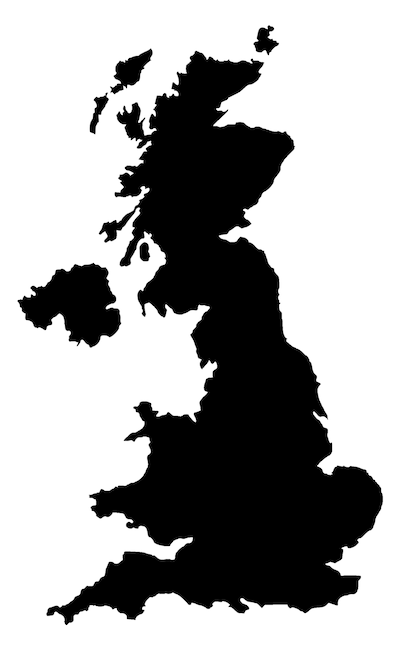
#> input picture my-app/public/maps/britain.png, 400 x 650 px
$ python contour_maps.py
#> lines starting #> are read from the running program, lines starting #| are printed output that depends on the picture; after the words box and inside, x2 and y2 are one past the last pixel; in counts of white or black regions, pixels touching at a corner belong together; long printed decimals are rounded
import cv2
import numpy as np
import argparse
import os

es = [120, 125]

IMG_PATH = "./maps/britain.png"  # we're only going to use this one source image of great britain

# "true" length of this image is 4250.5162653923035


def main(args):
    EPSILON = args.EPSILON  # optional argument, defaults to 5.0
    GENERATE = args.generate  # flag for generating files based on step size
    STEP_SIZE = args.STEP_SIZE  # step size (will be rounded to nearest integer)

    print("\nLoading image: ", IMG_PATH, "'")

    img = cv2.imread(IMG_PATH)
#> img is the input picture: shape (650, 400, 3); min 0, max 255, mean 166.9
    img_gray = cv2.cvtColor(img, cv2.COLOR_BGR2GRAY)
    _, threshold = cv2.threshold(img_gray, 245, 255, cv2.THRESH_BINARY_INV)
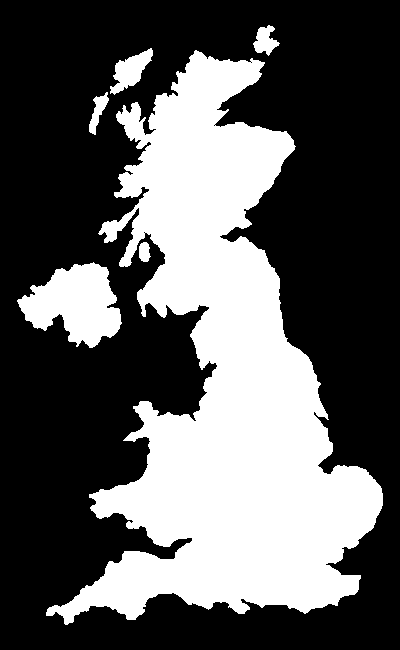
#> threshold: shape (650, 400); 35.7% white; 6 white regions
    ch = contours, hierarchy = cv2.findContours(
        threshold.copy(), cv2.RETR_EXTERNAL, cv2.CHAIN_APPROX_NONE)
#> ch = 6 contours; box (x1, y1, x2, y2) and area: (46, 50, 383, 625) 84018, (17, 262, 122, 348) 5297, (110, 48, 153, 95) 875, (253, 25, 280, 56) 420, (89, 92, 109, 135) 316, (139, 242, 151, 262) 162; contours has the same summary as ch

    if GENERATE:
        # generate once for target length of image
        result_img, result_target_len, result_approx_len = generate_approx(
            img.copy(), contours, EPSILON)
        print("target length ", result_target_len)

        WORKING_DIRECTORY = os.getcwd()
        print("The current working directory is %s" % WORKING_DIRECTORY)
        export_path = WORKING_DIRECTORY + "/generated"

        try:
            os.mkdir(export_path)
        except OSError:
            print("Creation of the directory %s failed" % export_path)
        else:
            print("Successfully created the directory %s " % export_path)

        num_steps = int(round(100 / STEP_SIZE))
        print("Generating ", num_steps, " images using epsilon step size ",
              STEP_SIZE)
        epsilons = [STEP_SIZE * i for i in range(0, num_steps)]
        for e in epsilons:
            result_img, result_target_len, result_approx_len = generate_approx(
                img.copy(), contours, e)
            image_name = "/" + "epsilon_" + str(e).replace(".", "") + ".png"
            file_path = export_path + image_name
            cv2.imwrite(file_path, result_img)
        print("done generating files")
    else:
        result_img, result_target_len, result_approx_len = generate_approx(
            img.copy(), contours, EPSILON)
        print("Approximating using epsilon =", str(EPSILON))
        print("\napproximation length ", result_approx_len)
        print("target length ", result_target_len)

        #result_img, result_target_len, result_approx_len = generate_approx(img.copy(), contours, EPSILON)
        cv2.imshow("contour on img", result_img)

        print("\npress Q at any time to quit", result_target_len)

        while cv2.waitKey(0) != ord('q'):
            pass
        cv2.destroyAllWindows()

        print("exited", result_target_len)


def generate_approx(img, contours, EPSILON):
#> called with EPSILON = 5
    target_length = 0
    approx_length = 0
    # calculate
    for i in range(0, len(contours)):
        targetCurve = contours[i]
        approxCurve = cv2.approxPolyDP(targetCurve, EPSILON, True)
        targetArclen = cv2.arcLength(targetCurve, True)
        approxArclen = cv2.arcLength(approxCurve, True)

        # color crap
        cdiff = (255 * i / len(contours))
        r = cdiff
        g = 255 - cdiff
        b = cdiff / 2

        # draws approximation
        cv2.drawContours(img, [approxCurve], -1, (r, g, b), 3, cv2.LINE_AA)

        target_length += targetArclen
        approx_length += approxArclen
#> this loop made 6 passes
#> (targetArclen, approxArclen, cdiff, r, g, b, target_length, approx_length) on passes 1, 4, 5, 6: (412.1, 352, 0, 0, 255, 0, 412.1, 352), (3390.7, 2876, 127.5, 127.5, 127.5, 63.75, 3967.5, 3366.5), (172.2, 141.5, 170, 170, 85, 85, 4139.7, 3508), (110.8, 90.99, 212.5, 212.5, 42.5, 106.2, 4250.5, 3599)
#> (approxCurve, targetArclen, approxArclen, cdiff, r, g, b, target_length) on passes 2 to 3: ([[143, 242], [139, 257], [147, 261]], 53.21, 43.88, 42.5, 42.5, 212.5, 21.25, 465.3), ([[107, 92], [93, 99], [94, 134]], 111.5, 94.63, 85, 85, 170, 42.5, 576.8)
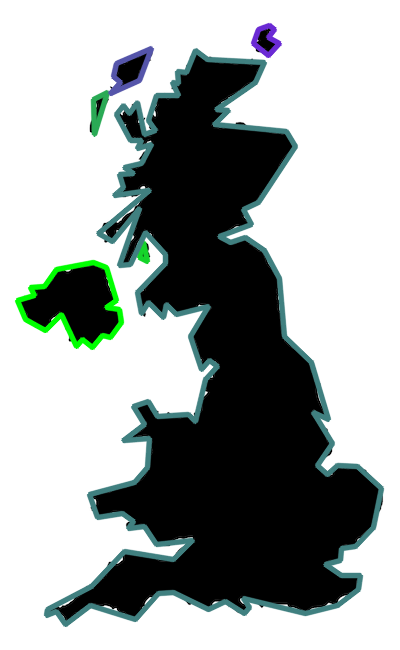
#> img: shape (650, 400, 3); mean of channels 0, 1, 2 164.9, 166.4, 160.7; drawn as B, G, R
#> after the loop, approx_length = 3599; target_length = 4250.5

    return (img, target_length, approx_length)


if __name__ == "__main__":
    """ This is executed when run from the command line """
    parser = argparse.ArgumentParser()
    parser.add_argument(
        "-e",
        "--epsilon",
        action="store",
        dest="EPSILON",
        type=float,
        default=5.0)
    parser.add_argument("-gen", "--generate", action="store_true")
    parser.add_argument(
        "-s",
        "--stepsize",
        action="store",
        dest="STEP_SIZE",
        type=float,
        default=2.5)
    args = parser.parse_args()
    main(args)
#> in main, `result_img, result_target_len, result_approx_len = generate_approx( im..`: result_approx_len = 3599
#| approximation length  3598.975
#| target length  4250.516
#| press Q at any time to quit 4250.516
#> (key q is pressed here)
#| exited 4250.516

$ run again, with my-app/public/maps/cuba.png copied over my-app/public/maps/britain.png
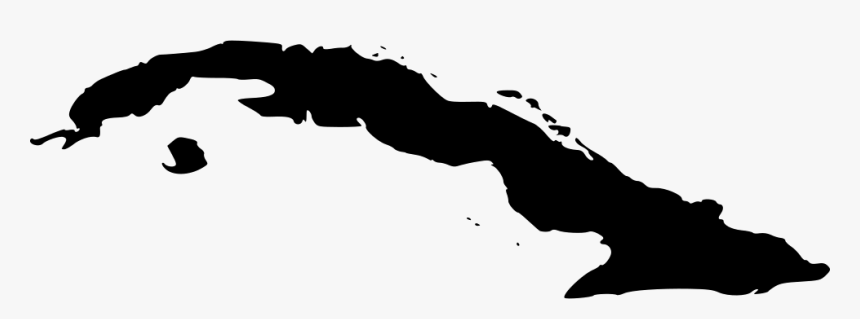
#> input picture my-app/public/maps/cuba.png, 860 x 319 px
#> in main, img is the input picture: shape (319, 860, 3); min 0, max 251, mean 198.4
#> in main, `_, threshold = cv2.threshold(img_gray, 245, 255, cv2.THRESH_BINARY_INV)`:
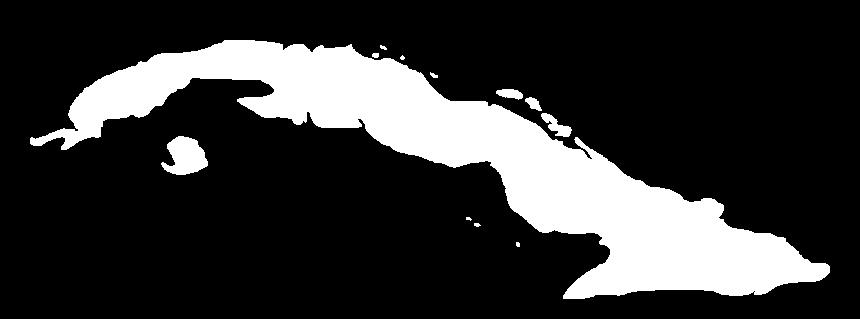
#> threshold: shape (319, 860); 20.6% white; 12 white regions (3 under 20 px)
#> ch = 12 contours, 6 with area under 20; largest, box (x1, y1, x2, y2) and area: (30, 40, 830, 299) 53550, (161, 136, 208, 175) 1138, (541, 113, 572, 137) 278, (496, 89, 523, 100) 172, (525, 97, 542, 111) 112, (372, 53, 379, 58) 22; contours has the same summary as ch
#> the loop in generate_approx, `for i in range(0, len(contours)):` made 12 passes
#> (approxCurve, targetArclen, approxArclen, cdiff, r, g, b, target_length) on passes 1, 2, 3, 5, 6: ([[516, 242]], 12.83, 0, 0, 0, 255, 0, 12.83), ([[474, 223], [480, 225]], 15.66, 12.65, 21.25, 21.25, 233.8, 10.62, 28.49), ([[466, 217], [471, 219]], 13.66, 10.77, 42.5, 42.5, 212.5, 21.25, 42.14), ([[541, 114], [555, 135], [569, 135], [570, 127]], 105.5, 79.08, 85, 85, 170, 42.5, 308), ([[525, 99], [541, 110], [536, 99]], 49.21, 42.5, 106.2, 106.2, 148.8, 53.12, 357.2)
#> after the loop in generate_approx, `for i in range(0, len(contours)):`:
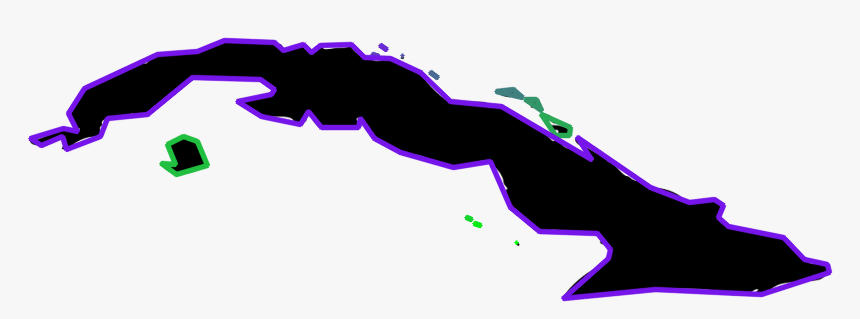
#> img: shape (319, 860, 3); mean of channels 0, 1, 2 201.6, 193.4, 196.5; drawn as B, G, R
#> after the loop in generate_approx, `for i in range(0, len(contours)):`: approx_length = 2519.5; target_length = 2823.2
#> result_approx_len = 2519.5
#| approximation length  2519.498
#| target length  2823.153
#| press Q at any time to quit 2823.153
#| exited 2823.153

$ run again, with my-app/public/maps/hawaii.png copied over my-app/public/maps/britain.png
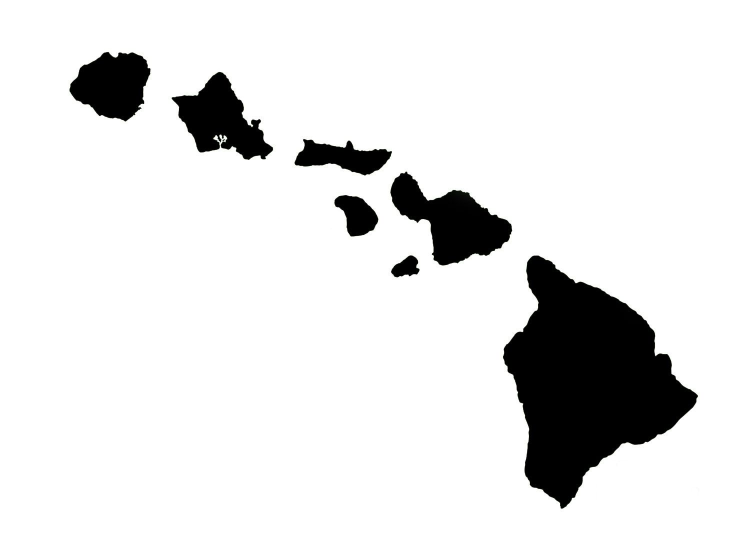
#> input picture my-app/public/maps/hawaii.png, 1500 x 1114 px (shown at 1/2 size)
#> in main, img is the input picture: shape (1114, 1500, 3); mean B, G, R 228.2, 228.3, 228.2
#> in main, `_, threshold = cv2.threshold(img_gray, 245, 255, cv2.THRESH_BINARY_INV)`:
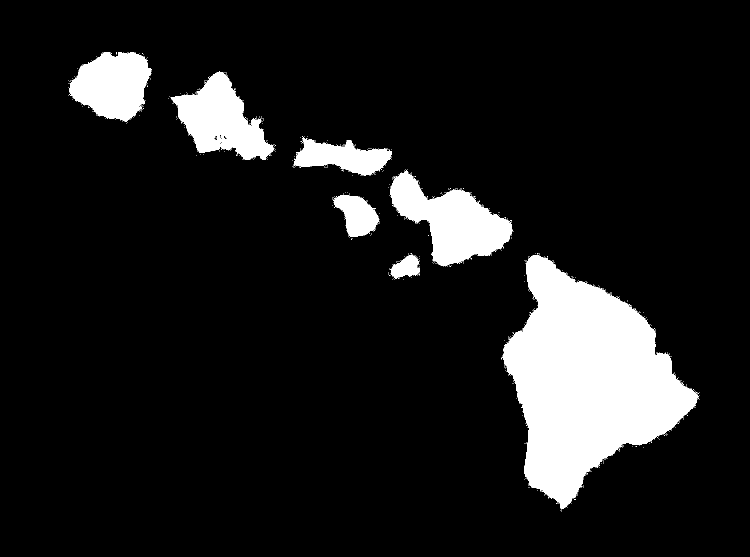
#> threshold: shape (1114, 1500) (shown at 1/2 size); 10.8% white; 687 white regions (680 under 20 px)
#> ch = 687 contours, 680 with area under 20; largest, box (x1, y1, x2, y2) and area: (1005, 510, 1398, 1019) 106434, (780, 341, 1026, 532) 22296, (342, 143, 548, 320) 18185, (138, 104, 302, 243) 15690, (587, 275, 784, 351) 7980, (667, 389, 758, 474) 4591, (782, 508, 840, 558) 1635; contours has the same summary as ch
#> the loop in generate_approx, `for i in range(0, len(contours)):` made 687 passes
#> (approxCurve, targetArclen, cdiff, r, g, b, target_length) on passes 1 to 3: ([[1123, 1022]], 0, 0, 0, 255, 0, 0), ([[1123, 1020]], 0, 0.371, 0.371, 254.6, 0.186, 0), ([[1120, 1020]], 0, 0.742, 0.742, 254.3, 0.371, 0)
#> after the loop in generate_approx, `for i in range(0, len(contours)):`:
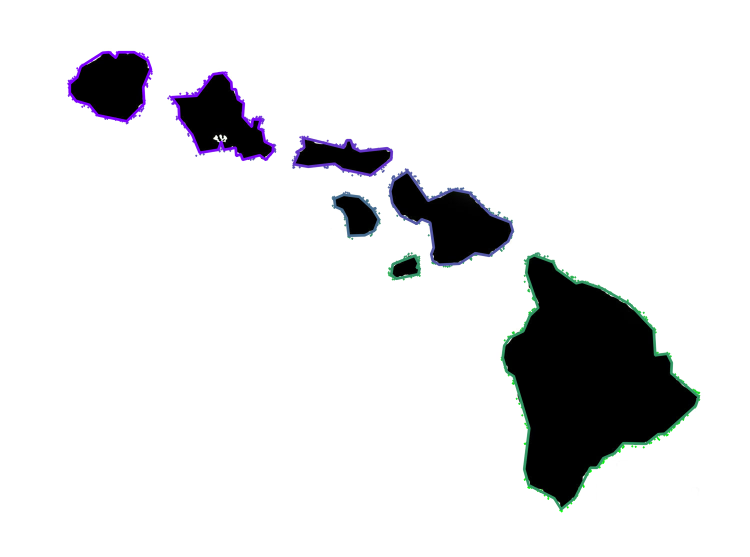
#> img: shape (1114, 1500, 3) (shown at 1/2 size); mean of channels 0, 1, 2 228.1, 227, 226.8; drawn as B, G, R
#> after the loop in generate_approx, `for i in range(0, len(contours)):`: approx_length = 4350.7; target_length = 6584.5
#> result_approx_len = 4350.7
#| approximation length  4350.665
#| target length  6584.484
#| press Q at any time to quit 6584.484
#| exited 6584.484
